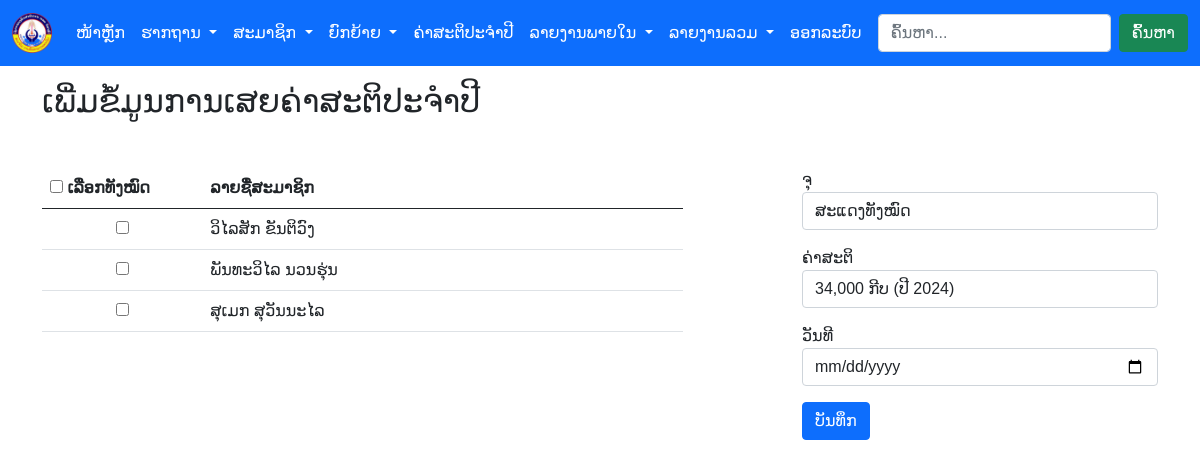
The app's page /membership_fee_add.php (signed in), older data.
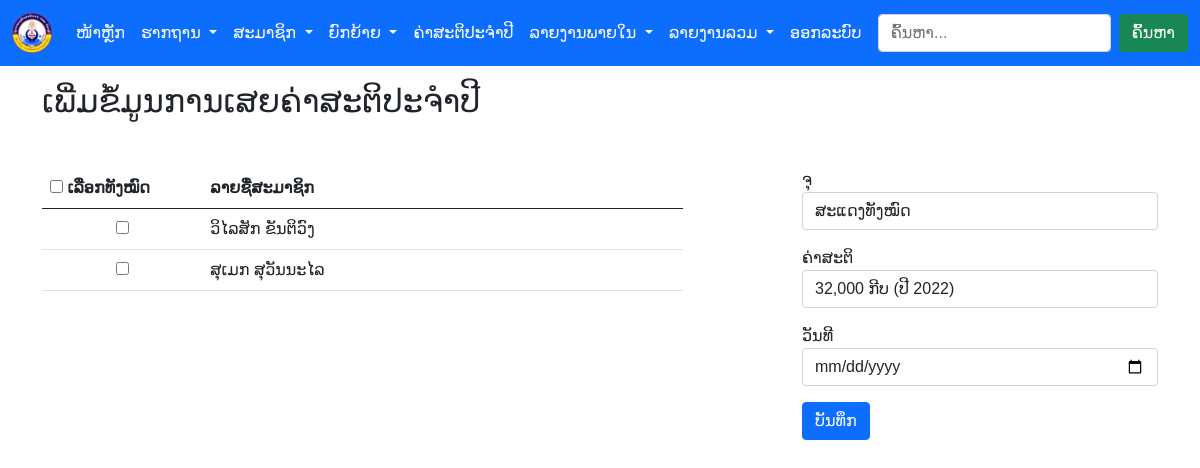
The same page, newer data.
### tables this page shows
CREATE TABLE `member` (
  `mem_id` int(11) NOT NULL COMMENT 'ລະຫັດສະມາຊິກ',
  `username` varchar(10) NOT NULL COMMENT 'ບັນຊີຜູ້ໃຊ້',
  `password` varchar(255) NOT NULL COMMENT 'ລະຫັດຜ່ານ',
  `role` int(5) NOT NULL DEFAULT 3 COMMENT 'ສິດທິ',
  `book_no` int(5) DEFAULT NULL COMMENT 'ເລກປຶ້ມຕິດຕາມ',
  `firstname` varchar(30) NOT NULL COMMENT 'ຊື່',
  `lastname` varchar(30) NOT NULL COMMENT 'ນາມສະກຸນ',
  `gender` varchar(6) DEFAULT NULL COMMENT 'ເພດ',
  `ethnic` varchar(10) DEFAULT NULL COMMENT 'ຊົນເຜົ່າ',
  `dob` date DEFAULT NULL COMMENT 'ວດປ ເກີດ',
  `h_village` varchar(30) DEFAULT NULL COMMENT 'ບ້ານເກີດ',
  `h_district` varchar(30) DEFAULT NULL COMMENT 'ເມືອງເກີດ',
  `h_province` varchar(30) DEFAULT NULL COMMENT 'ແຂວງເກີດ',
  `addr_village` varchar(30) DEFAULT NULL COMMENT 'ບ້ານຢູ່',
  `addr_district` varchar(30) DEFAULT NULL COMMENT 'ເມືອງຢູ່',
  `addr_province` varchar(30) DEFAULT NULL COMMENT 'ແຂວງຢູ່',
  `join_trade_union_date` date DEFAULT NULL COMMENT 'ວດປ ເຂົ້າຮ່ວມ ກມບ',
  `join_party_date` date DEFAULT NULL COMMENT 'ວດປ ເຂົ້າພັກ',
  `join_women_union_date` date DEFAULT NULL COMMENT 'ວດປ ເຂົ້າສະຫະພັນແມ່ຍິງ',
  `status` int(10) NOT NULL DEFAULT 0 COMMENT 'ສະຖານະສະມາຊິກ',
  `group_id` int(10) NOT NULL COMMENT 'ລະຫັດຈຸ',
  `join_local` date NOT NULL COMMENT 'ວັນທີຮັບເຂົ້າຮາກຖານ'
);

### membership_fee_add.php (the view, shortened to what this page needs)
<?php
require_once __DIR__ . '/include/dbconfig.php';
require_once __DIR__ . '/header.php';
require __DIR__ . '/menu.php';
?>
<div class="container mt-3 mb-5">
    <h2>ເພີ່ມຂໍ້ມູນການເສຍຄ່າສະຕິປະຈຳປີ</h2>
    <form method="post">
        <div class="row mt-5">
            <div class="col-7" id="memberList">
                <table class="table table-hover">
                    <thead>
                        <tr>
                            <th class="col-3"><input type="checkbox" name="triggerCheck" id="triggerCheck"> <label for="triggerCheck">ເລືອກທັງໝົດ</label></th>
                            <th>ລາຍຊື່ສະມາຊິກ</th>
                        </tr>
                    </thead>
                    <tbody>
                        <?php
                        $current_year = date("Y");
                        $sql = "SELECT member.mem_id, member.firstname, member.lastname FROM member JOIN groups ON groups.id = member.group_id WHERE groups.col_id = " . $_SESSION['college_id'];
                        $rs = mysqli_query($con, $sql);
                        while ($row = mysqli_fetch_assoc($rs)) {
                            $sql1 = "SELECT count(membership_fee.id) AS match_id FROM membership_fee JOIN yearly_fee ON membership_fee.fee_id = yearly_fee.id WHERE mem_id = " . $row['mem_id'] . " AND yearly_fee.year = $current_year";
                            $rs1 = mysqli_query($con, $sql1);
                            $row1 = mysqli_fetch_assoc($rs1);
                            if ($row1['match_id'] == 0) {
                                echo '
                                <tr>
                                    <td class="text-center"><input type="checkbox" name="mem_id[]" value="' . $row['mem_id'] . '"></td>
                                    <td>' . $row['firstname'] . ' ' . $row['lastname'] . '</td>
                                </tr>
                            ';
                            }
                        }
                        ?>
                    </tbody>
                </table>
            </div>
            <div class="col-4 offset-1">
                <div class="form-group">
                    <label for="group_id">ຈຸ</label>
                    <select name="group_id" id="group_id" class="form-control">
                        <option value="*">ສະແດງທັງໝົດ</option>
                    </select>
                </div>
                <div class="form-group mt-3">
                    <label for="feeid">ຄ່າສະຕິ</label>
                    <select name="feeid" id="feeid" class="form-control">
                        <?php
                        $sql = "SELECT * from yearly_fee ORDER BY year DESC";
                        $rs = mysqli_query($con, $sql);
                        while ($row = mysqli_fetch_assoc($rs)) {
                            echo '
                                    <option value="' . $row['id'] . '">' . number_format($row['fee']) . ' ກີບ (ປີ ' . $row['year'] . ')</option>
                                ';
                        }
                        ?>
                    </select>
                </div>
                <div class="form-group mt-3">
                    <label for="pay_date">ວັນທີ</label>
                    <input class="form-control" type="date" name="pay_date" id="pay_date">
                </div>
                <?php
                if (isset($_GET['activity_id'])) {
                    echo '<input type="hidden" name="activity_id" value="' . $_GET['activity_id'] . '">';
                    echo '<button name="do" value="edit" class="btn btn-primary mt-3">ບັນທຶກການປ່ຽນແປງ</button> &nbsp;';
                    echo '<a href="activity.php" class="btn col-1 btn-warning mt-3">ຍົກເລີກ</a>';
                } else {
                    echo '<button name="do" value="add" class="btn btn-primary mt-3">ບັນທຶກ </button>';
                }
                ?>
            </div>
        </div>
    </form>
</div>
<?php
require __DIR__ . '/footer.php';
?>

Row changes from the older to the newer data that the page shows:
no longer on this page (row edited): member: firstname "ພັນທະວິໄລ", lastname "ນວນຮຸ່ນ"
Text that changed along with them:
form field feeid: "34,000 ກີບ (ປີ 2024)" → "32,000 ກີບ (ປີ 2022)"
